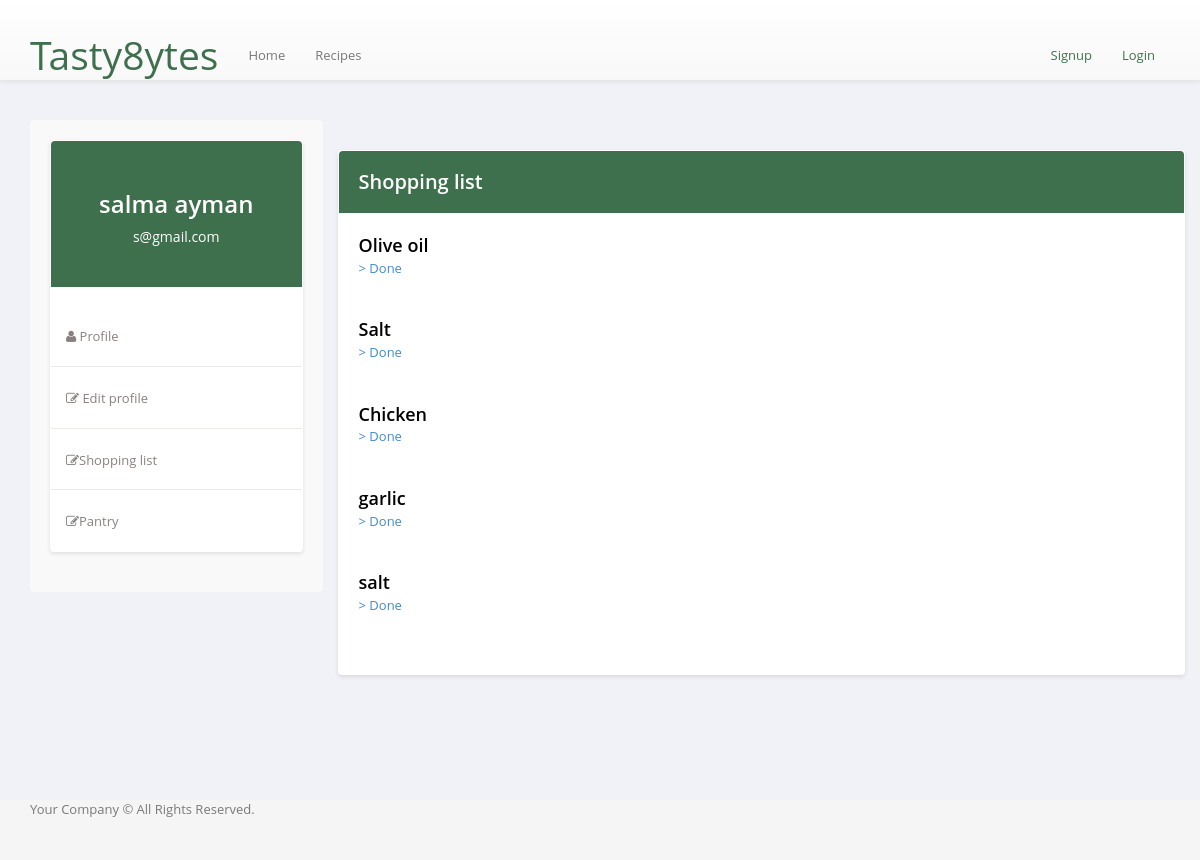
Screenshot of /shoplist/1 with the database file from the repository.
### backend/complete/models.py (models this page shows)
class User(db.Model, UserMixin):
    id = db.Column(db.Integer, primary_key=True)
    email = db.Column(db.String(150), unique=True)
    password = db.Column(db.String(150))
    first_name = db.Column(db.String(150))
    last_name = db.Column(db.String(150))
    isChef = db.Column(db.String, default='off')

### backend/complete/views.py (the view)
@views.route('/shoplist/<userid>')
def shoppinglist(userid):
    object=shopping_list_database("instance\\MainDB.db")
    listofingrients=object.display_shopping_list(userid)
    object = user_database("instance\\MainDB.db")
    userinfo= object.get_user(int(userid))
    return render_template('pages/usershoppinglist.html',item=userinfo, shoplist=listofingrients)

### controllers/database.py (called while the page is built)
    def l_tuple_to_list(self,tuplee):                       #function to change a list of tuples to a normal list
        listt =[]
        for item in tuplee:
            for itemm in item:
                listt.append(itemm)        # all the ingredients are now in a normal list
        return listt

    def establish_connection(self):
        self.connection = sqlite3.connect(self.database_name, timeout = 5000)

    def cursor(self):
        return self.connection.cursor()

    def get_user(self, user_id):
        query = f'Select * from User where id = {user_id}'
        cursor=self.cursor().execute(query)
        data=cursor.fetchall()
        data=self.l_tuple_to_list(data)
        return data

    def display_shopping_list(self, user_id):
        query = 'select distinct * from ShopList where UserID = ?'
        data = self.cursor().execute(query, (user_id,))
        ingredients_tuple = data.fetchall()
        list_ingredients = []
        for ingredient in ingredients_tuple:
            list_ingredients.append(ingredient[1])
        return list_ingredients

### backend/complete/templates/pages/usershoppinglist.html (shortened to what this page needs)
{% extends 'layouts/main.html' %}
{% block content %}
<div class="container">
  <div class="row">
    <div class="profile-nav col-md-3">
      <div class="panel">
        <div class="user-heading round">
          <h1>{{item[3]}} {{item[4]}}</h1>
          <p>{{item[1]}}</p>
        </div>
        <ul class="nav nav-pills nav-stacked">
          <li><a href="{{ url_for('views.userprofile',userid=current_user.id) }}"> <i class="fa fa-user"></i> Profile</a></li>
          <li><a href="{{ url_for('views.useredit', userid=current_user.id) }}"> <i class="fa fa-edit"></i> Edit profile</a></li>
          <li><a href="{{ url_for('views.shoppinglist', userid=current_user.id) }}"> <i class="fa fa-edit"></i>Shopping list</a></li>
          <li><a href="{{ url_for('views.viewpantry', userid=current_user.id) }}"> <i class="fa fa-edit"></i>Pantry</a></li>
        </ul>
      </div>
    </div>
    <div class="profile-info col-md-9">
      <div class="panel">
        <div class="bio-graph-heading">
          <h2>Shopping list</h2>
        </div>
        <div class="panel-body bio-graph-info">
          {% for ingredient in shoplist %}
          <form method="POST">
            <div class="row">
              <div class="col-md-9 bio-row">
                <span><p class="recipe-name">{{ingredient}}</p> <a href="{{ url_for('views.removeshoplistitem', userid=current_user.id, removeingredient=ingredient) }}"> > Done </a></span>
              </div>
            </div>
          </form>
        {% endfor %}
        </div>
      </div>
    </div>
  </div>
</div>
{% endblock %}

### backend/complete/static/css/layout.main.css (style rules this page uses)
html, body { height: 100%; }

### backend/complete/static/css/main.css (style rules this page uses)
a { cursor: pointer; }
.row:after { content: ""; display: table; clear: both; }
body { color: #797979; background: #f1f2f7; font-family: 'Open Sans', sans-serif; padding: 0px !important; margin: 0px !important; font-size: 13px; text-rendering: optimizeLegibility; -webkit-font-smoothing: antialiased; -moz-font-smoothing: antialiased; }
.container { margin-top: 30px; }
.profile-nav { background-color: #f9f9f9; padding: 20px; border-radius: 4px; }
.panel { border-radius: 4px; box-shadow: 0 2px 4px rgba(0, 0, 0, 0.1); background-color: #ffffff; }
.user-heading { background-color: #3F704D; color: #ffffff; padding: 30px; text-align: center; border-radius: 4px 4px 0 0; }
.user-heading h1 { font-size: 24px; font-weight: 600; margin-bottom: 5px; }
.user-heading p { font-size: 14px; margin-top: 10px; }
.profile-nav ul { margin-top: 20px; padding-left: 0; }
.profile-nav ul > li { list-style: none; padding: 10px 0; border-bottom: 1px solid #ebeae6; }
.profile-nav ul > li:last-child { border-bottom: none; }
.profile-nav ul > li > a { color: #89817f; font-weight: 500; transition: all 0.3s ease; }
.profile-info { margin-top: 30px; }
.bio-graph-heading { background-color: #3F704D; color: #ffffff; padding: 20px; border-radius: 4px 4px 0 0; }
.bio-graph-heading h2 { font-size: 20px; font-weight: 600; margin: 0; }
.panel-body { padding: 20px; }
.bio-row { margin-bottom: 20px; }
.bio-row p { margin: 0; }
.recipe-name { font-size: 18px; font-weight: 600; }
.row { margin-bottom: 20px; }

### rows the page displays
User: first_name "salma", last_name "ayman", email "s@gmail.com"

### other values shown
{{ ingredient }} "Olive oil" "Salt" "Chicken" "garlic" "salt"
